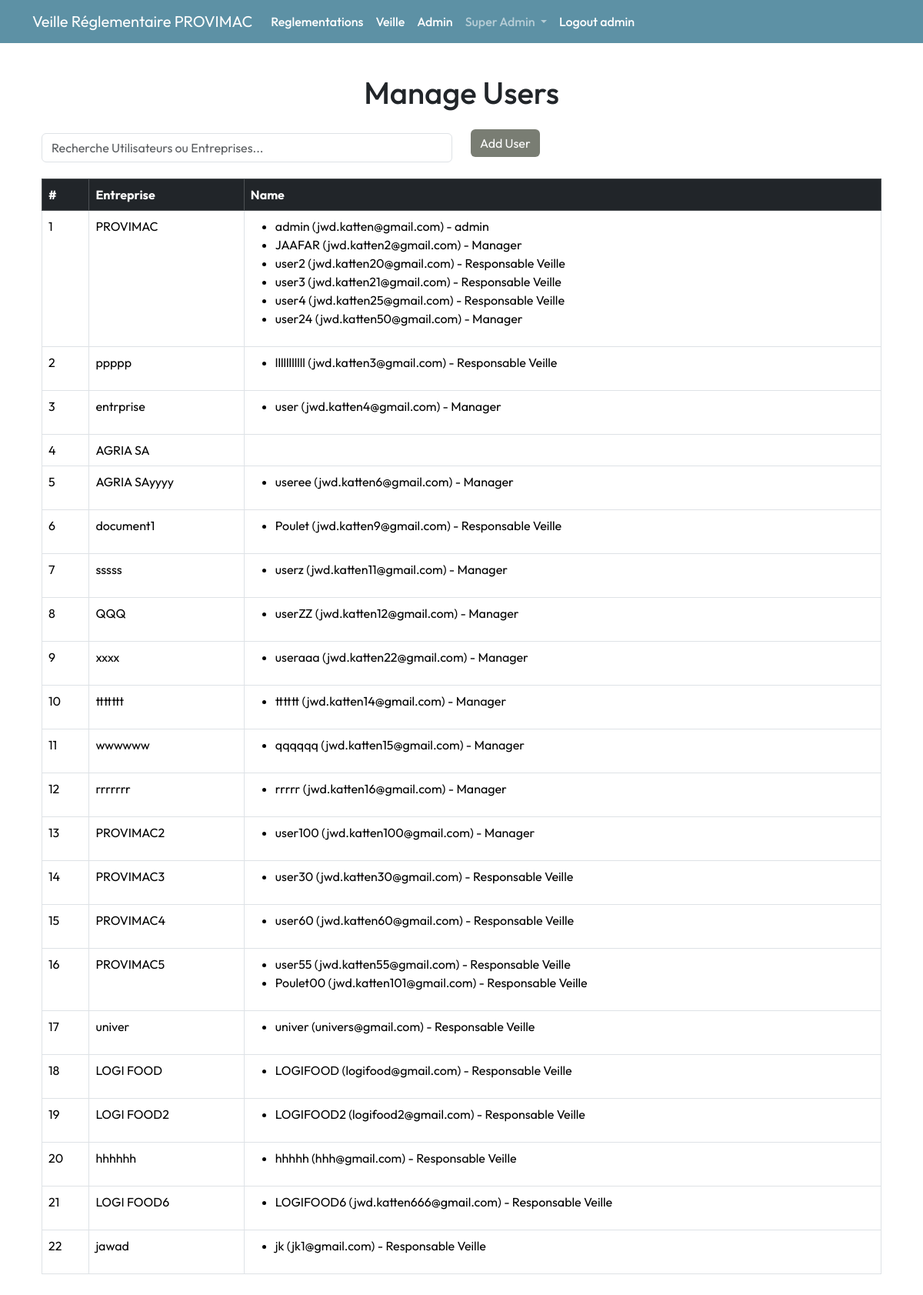
Page /admin/manage-users (signed in) on the earlier database version.
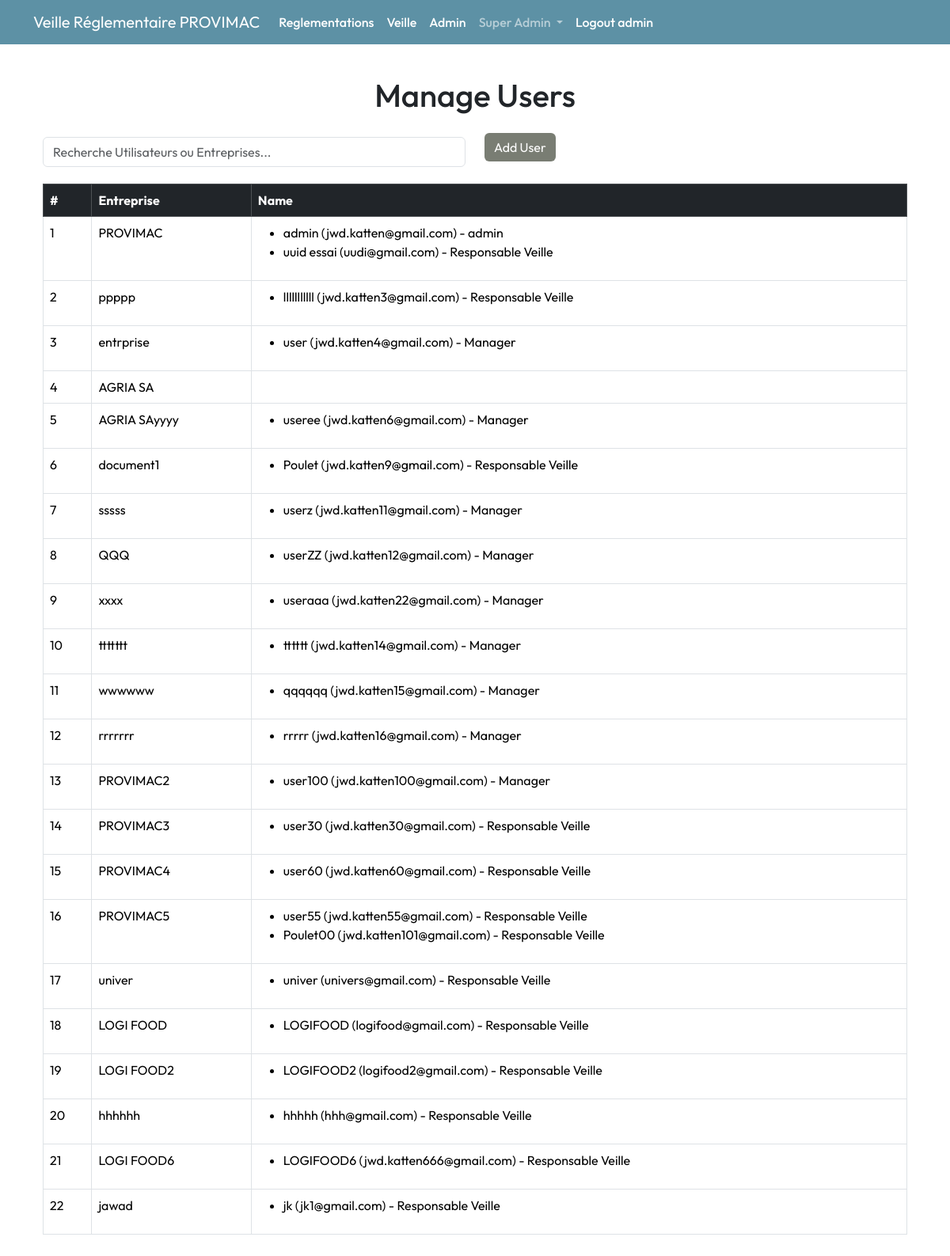
Same page on the later database version.
### app/models.py (models this page shows, shortened)
class Entreprise(db.Model):
    __tablename__ = 'entreprise'
    id = db.Column(db.Integer, primary_key=True)
    nom = db.Column(db.String(100), nullable=False, unique=True )
    description = db.Column(db.Text, nullable=True)
    pays = db.Column(db.String(100), nullable=True)
    date_creation = db.Column(db.Date, nullable=True)
    utilisateurs = db.relationship('User', backref='entreprise', lazy=True)
    reglementations = db.relationship('EntrepriseReglementation', backref='entreprise', lazy=True)
    notifications = db.relationship('Notification', backref='entreprise', lazy=True)
    audits = db.relationship('Audit', backref='entreprise', lazy=True)
    secteurs = db.relationship('Secteur', secondary='entreprise_secteur', back_populates='entreprises')

class User(db.Model, UserMixin):
    __tablename__ = 'utilisateur'
    id = db.Column(db.String(36), primary_key=True, default=lambda: str(uuid4()))
    name = db.Column(db.String(50), nullable=False, unique=True)
    email = db.Column(db.String(120), unique=True, nullable=False)
    role = db.Column(db.Enum(RoleUtilisateur), nullable=False)
    password_hash = db.Column(db.String(128), nullable=False)
    entreprise_id = db.Column(db.Integer, db.ForeignKey('entreprise.id'), nullable=True)

### app/routes/admin.py (the view)
@bp.route('/admin/manage-users')
@role_required(['ADMIN'])
def manage_users():
    entreprises = Entreprise.query.all()
    users = User.query.all()
    return render_template('admin/manage_users.html', entreprises=entreprises, users=users)

### app/routes/admin.py (called while the page is built)
def role_required(allowed_roles):
    def decorator(f):
        @wraps(f)
        def decorated_function(*args, **kwargs):
            if not current_user.is_authenticated:
                flash("Vous devez être connecté pour accéder à cette page.", 'danger')
                return redirect(url_for('main.index'))
            if current_user.role.name not in allowed_roles:
                flash("Vous n'avez pas la permission d'accéder à cette page.", 'danger')
                return redirect(url_for('main.index'))
            return f(*args, **kwargs)
        return decorated_function
    return decorator

### app/templates/admin/manage_users.html (shortened to what this page needs)
{% extends 'layout.html' %}
{% block content %}
<div class="container my-4">
  <h1 class="text-center mb-4">Manage Users</h1>
  <div class="row mb-3">
    <div class="col-md-6">
      <input type="text" id="userSearch" class="form-control"
        placeholder="Recherche Utilisateurs ou Entreprises...">
    </div>
    <div class="col-md-6">
      <a href="{{ url_for('admin.add_user')}}"
        class="btn btn-primary btn-md">Add User</a>
    </div>
  </div>
  <div class="table-responsive">
    <table class="table table-bordered table-hover">
      <thead class="table-dark">
        <tr>
          <th>#</th>
          <th>Entreprise</th>
          <th>Name</th>
        </tr>
      </thead>
      <tbody id="userTable">
        {% for entreprise in entreprises %}
        <tr>
          <td>{{ loop.index }}</td>
          <td>{{ entreprise.nom }}</td>
          <td>
            <ul>
              {% for user in users %}
              {% if user.entreprise_id == entreprise.id %}
              <li>
                {{ user.name }} ({{ user.email }}) - {{ user.role.value }}
              </li>
              {% endif %}
              {% endfor %}
            </ul>
          </td>
        </tr>
        {% endfor %}
      </tbody>
    </table>
  </div>
</div>
{% endblock %}

### app/templates/layout.html (shortened to what this page needs)
<!DOCTYPE html>
<html lang="en">
<head>
  <link href="https://cdn.jsdelivr.net/npm/bootstrap@5.3.3/dist/css/bootstrap.min.css" rel="stylesheet"
 />
  <link rel="stylesheet" href="{{ url_for('static', filename='main.css') }}" />
  <link rel="stylesheet" href="https://cdnjs.cloudflare.com/ajax/libs/font-awesome/6.0.0-beta3/css/all.min.css">
</head>
<body>
  {% if current_user.is_authenticated %}
  <header class="site-header sticky-top">
    <nav class="navbar navbar-expand-lg navbar-dark">
      <div class="container">
        <a class="navbar-brand" href="/">Veille Réglementaire
          {{current_user.entreprise.nom}}</a>
        <div class="collapse navbar-collapse" id="navbarToggle">
          <ul class="navbar-nav me-auto mb-2 mb-lg-0">
            <li class="nav-item">
              <a class="nav-link text-white" href="{{ url_for('reglement.liste_reglementations') }}">
                Reglementations
              </a>
            </li>
            <li class="nav-item">
              <a class="nav-link text-white" href="{{ url_for('reglement.afficher_entreprise', entreprise_id=current_user.entreprise_id) }}">
                Veille
              </a>
            </li>
            <li class="nav-item">
              <a class="nav-link text-white"
                href="{{ url_for('manager.liste_utilisateurs', entreprise_id=current_user.entreprise.id) }}">
                Admin
              </a>
            </li>
            <li class="nav-item dropdown">
              <a class="nav-link dropdown-toggle {{ 'active' if request.endpoint.startswith('ingredient.') else '' }}"
                href="#" id=" entrepriseDropdown" role="button" data-bs-toggle="dropdown" aria-expanded="false">
                Super Admin
              </a>
            </li>
            <li class="nav-item">
              <a class="nav-link text-white" href="{{ url_for('admin.logout') }}">Logout {{
                current_user.role.value }}</a>
            </li>
          </ul>
        </div>
      </div>
    </nav>
  </header>
  {% endif %}
  <div class="container mt-3">{% include 'main/flash_msg.html' %} {%
    block content %}{% endblock %}</div>
  <link href="https://cdnjs.cloudflare.com/ajax/libs/select2/4.0.13/css/select2.min.css" rel="stylesheet" />
</body>
</html>

### app/static/main.css (style rules this page uses)
:root { --nomai : #5d91a5; --vert : #797d73; --roze: #fc83cd33; --blue: #0b76b488; }
body { font-family: 'Outfit', sans-serif; }
.btn-primary { background-color: var(--vert) ; border: none; }
.form-control { margin-top: 5px; margin-bottom: 5px; }
.navbar { background-color: var(--nomai); }
.nav-link { font-weight: 500; position: relative; border: none; }
@media (min-width: 768px) { .nav-link { font-size: 1rem; } }
@media (min-width: 768px) { .nav-link::before { content: ''; position: absolute; bottom: 0; left: 50%; transform: translatex(-50%); width: 0%; height: 2px; background-color: white; visibility: hidden; transition: 0.3s ease-in-out; } }
.btn { min-width: auto; }

Differences in the rows shown:
removed User: name "JAAFAR", email "jwd.katten2@gmail.com", role.value "Manager", shown under Entreprise "PROVIMAC"
removed User: name "user2", email "jwd.katten20@gmail.com", role.value "Responsable Veille", shown under Entreprise "PROVIMAC"
removed User: name "user3", email "jwd.katten21@gmail.com", role.value "Responsable Veille", shown under Entreprise "PROVIMAC"
removed User: name "user4", email "jwd.katten25@gmail.com", role.value "Responsable Veille", shown under Entreprise "PROVIMAC"
removed User: name "user24", email "jwd.katten50@gmail.com", role.value "Manager", shown under Entreprise "PROVIMAC"
added User: name "uuid essai", email "uudi@gmail.com", role.value "Responsable Veille", shown under Entreprise "PROVIMAC"
